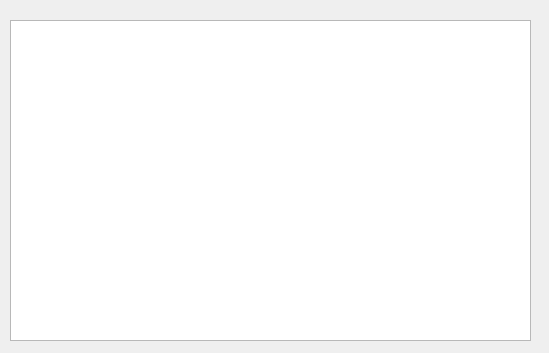
<?xml version="1.0" encoding="UTF-8"?>
<ui version="4.0">
 <class>CodeListWallForm</class>
 <widget class="QWidget" name="CodeListWallForm">
  <property name="geometry">
   <rect>
    <x>0</x>
    <y>0</y>
    <width>549</width>
    <height>353</height>
   </rect>
  </property>
  <property name="windowTitle">
   <string>Form</string>
  </property>
  <widget class="QTableView" name="tbview_codes">
   <property name="geometry">
    <rect>
     <x>10</x>
     <y>20</y>
     <width>521</width>
     <height>321</height>
    </rect>
   </property>
   <property name="contextMenuPolicy">
    <enum>Qt::CustomContextMenu</enum>
   </property>
  </widget>
 </widget>
 <resources/>
 <connections/>
</ui>
